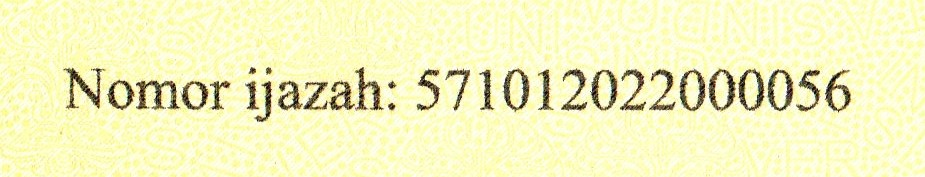
#> input picture CITRA DIGITAL4/01_HighQuality_Enhanced.jpg, 925 x 177 px
$ python Enhacement.py
#> lines starting #> are read from the running program, lines starting #| are printed output that depends on the picture
import cv2
import matplotlib.pyplot as plt
import numpy as np
from pathlib import Path

# ==========================================
# 1. KONFIGURASI FOLDER OUTPUT PERBANDINGAN
# ==========================================
folder_perbandingan = Path("hasil/perbandingan")
folder_perbandingan.mkdir(parents=True, exist_ok=True)

# ==========================================
# 2. DAFTAR LENGKAP SEMUA FILE GAMBAR (01 S.D 09)
# ==========================================
daftar_gambar = [
    "01_HighQuality_Enhanced.jpg",
    "02_LowContrast.jpg",
    "03_Blurred.jpg",
    "04_HighNoise.jpg",
    "05_LowResolution_Upsampled.jpg",
    "06_Faded_Underexposed.jpg",
    "07_ColorShift_WarmTint.jpg",
    "08_JPEGCompression_Artifacts.jpg",
    "09_CombinedDegradation.jpg",
]

beta_val = 40

# ==========================================
# 3. PROSES LOOPING OTOMATIS
# ==========================================
for img_path in daftar_gambar:
  if not Path(img_path).exists():
    print(f"File {img_path} tidak ditemukan di direktori, dilewati.")
    continue

  # Baca citra
  img_bgr = cv2.imread(img_path)
#> img_bgr is the input picture: shape (177, 925, 3); mean B, G, R 191.1, 241.7, 242.4
  nama_file = Path(img_path).stem
  img_gray = cv2.cvtColor(img_bgr, cv2.COLOR_BGR2GRAY)
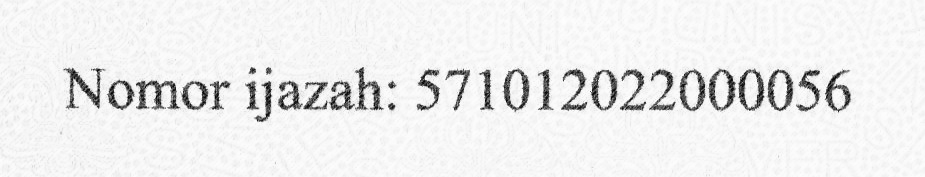
#> img_gray: shape (177, 925); min 1, max 254, mean 236.2

  # Implementasi Metode Enhancement
  img_brightness = cv2.convertScaleAbs(img_gray, alpha=1.0, beta=beta_val)
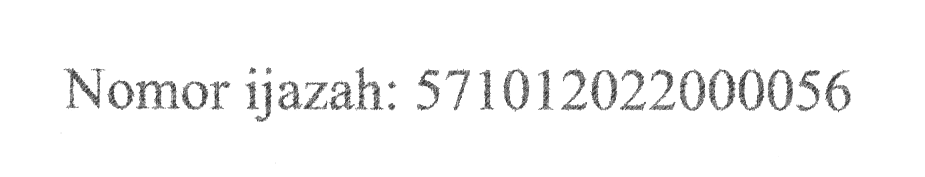
#> img_brightness: shape (177, 925); min 41, max 255, mean 247.1
  img_contrast = cv2.normalize(
      img_gray, None, alpha=0, beta=255, norm_type=cv2.NORM_MINMAX
  )
  img_eq = cv2.equalizeHist(img_gray)
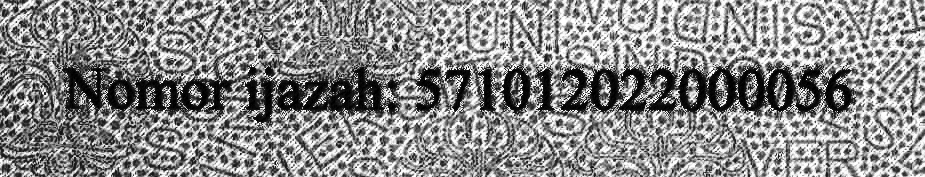
#> img_eq: shape (177, 925); min 0, max 255, mean 136.8

  # Buat Figure dengan Grid 4 Baris x 2 Kolom
  fig, axes = plt.subplots(4, 2, figsize=(12, 16))

  # Baris 1: Citra Asli & Histogramnya
  axes[0, 0].imshow(img_gray, cmap="gray")
  axes[0, 0].set_title("Citra Asli (Grayscale)")
  axes[0, 0].axis("off")

  axes[0, 1].hist(img_gray.ravel(), 256, [0, 256], color="black")
  axes[0, 1].set_title("Histogram Asli")
  axes[0, 1].set_xlim([0, 256])

  # Baris 2: Brightness Adjustment & Histogramnya
  axes[1, 0].imshow(img_brightness, cmap="gray")
  axes[1, 0].set_title(f"Brightness Adjustment (beta={beta_val})")
  axes[1, 0].axis("off")

  axes[1, 1].hist(img_brightness.ravel(), 256, [0, 256], color="black")
  axes[1, 1].set_title("Histogram Brightness Adjustment")
  axes[1, 1].set_xlim([0, 256])

  # Baris 3: Contrast Stretching & Histogramnya
  axes[2, 0].imshow(img_contrast, cmap="gray")
  axes[2, 0].set_title("Contrast Stretching")
  axes[2, 0].axis("off")

  axes[2, 1].hist(img_contrast.ravel(), 256, [0, 256], color="black")
  axes[2, 1].set_title("Histogram Contrast Stretching")
  axes[2, 1].set_xlim([0, 256])

  # Baris 4: Histogram Equalization & Histogramnya
  axes[3, 0].imshow(img_eq, cmap="gray")
  axes[3, 0].set_title("Histogram Equalization")
  axes[3, 0].axis("off")

  axes[3, 1].hist(img_eq.ravel(), 256, [0, 256], color="black")
  axes[3, 1].set_title("Histogram Equalization")
  axes[3, 1].set_xlim([0, 256])

  # Pengaturan Layout
  plt.suptitle(f"Perbandingan Enhancement - {nama_file}", fontsize=16, y=0.98)
  plt.tight_layout(rect=[0, 0, 1, 0.97])

  # Simpan hasil gabungan
  path_output = folder_perbandingan / f"{nama_file}_perbandingan.png"
  plt.savefig(str(path_output), dpi=150)
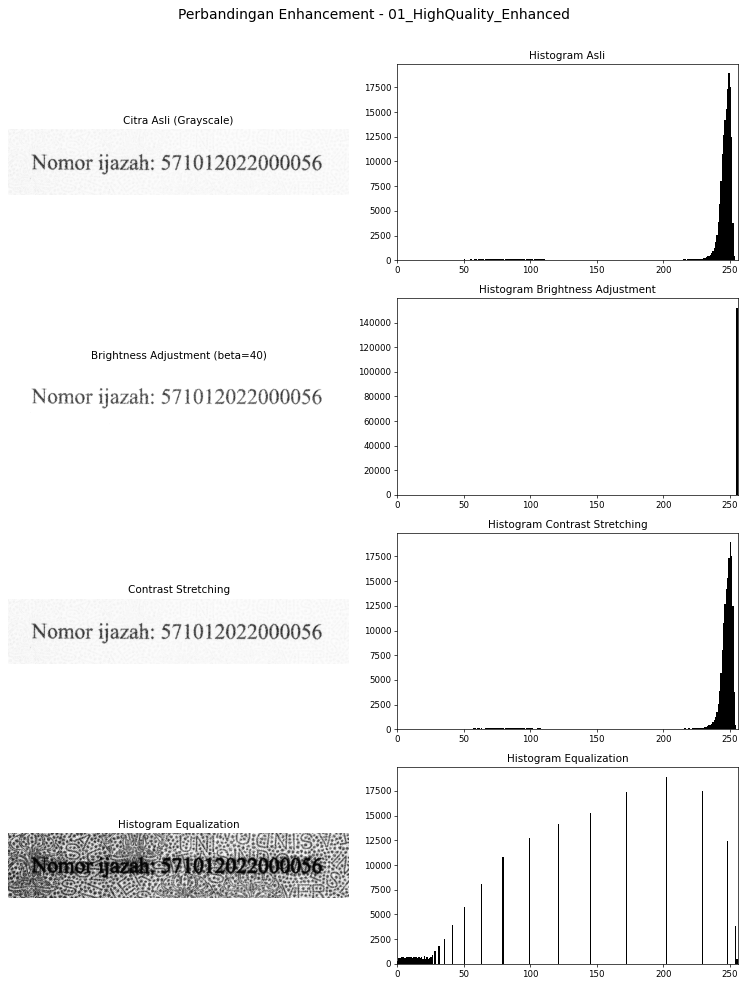
#> figure drawn by matplotlib, 8 panels; panel 2: tallest bar 18936 high, from x = 249 to 250; panel 4: tallest bar 152221 high, from x = 255 to 256; panel 6: tallest bar 18936 high, from x = 250 to 251; panel 8: tallest bar 18936 high, from x = 202 to 203
  plt.close()

  print(f"Berhasil membuat: {nama_file}_perbandingan.png")
#> pass 2 of the loop `for img_path in daftar_gambar:`:
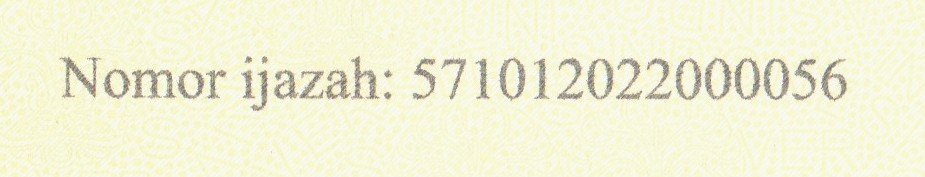
#> input picture CITRA DIGITAL4/02_LowContrast.jpg, 925 x 177 px
#> img_bgr is the input picture: shape (177, 925, 3); mean B, G, R 214.5, 241.8, 242.6
#> `img_eq = cv2.equalizeHist(img_gray)`:
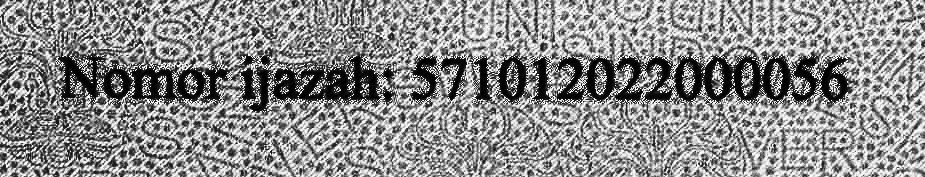
#> img_eq: shape (177, 925); min 0, max 255, mean 139.7
#> `plt.savefig(str(path_output), dpi=150)`:
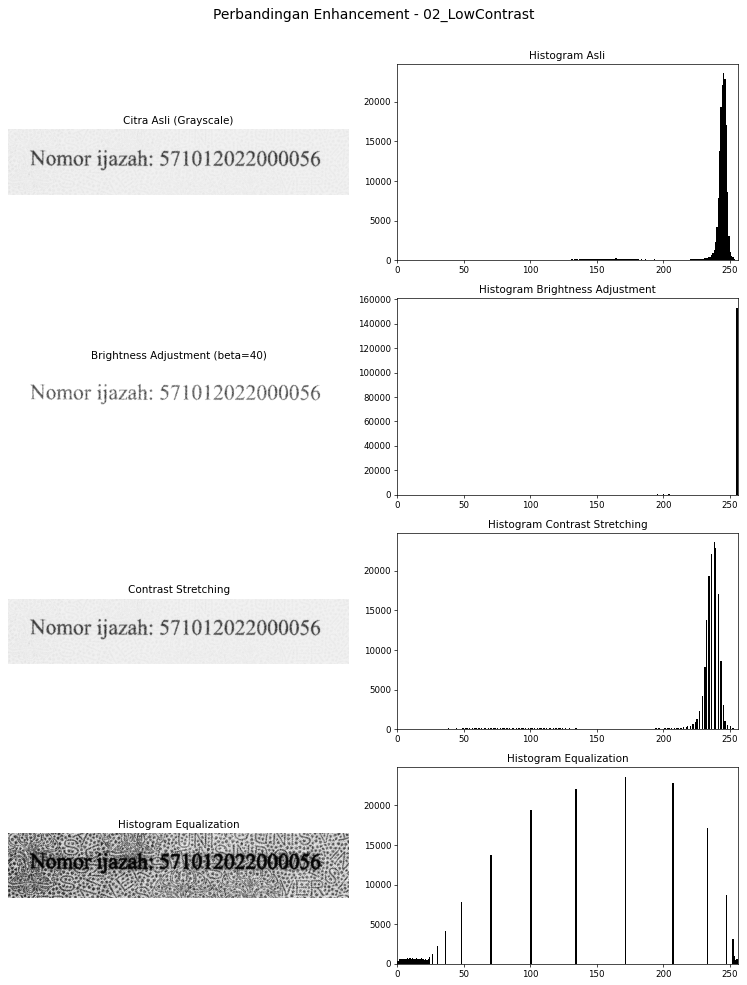
#> figure drawn by matplotlib, 8 panels; panel 2: tallest bar 23617 high, from x = 245 to 246; panel 4: tallest bar 153124 high, from x = 255 to 256; panel 6: tallest bar 23617 high, from x = 238 to 239; panel 8: tallest bar 23617 high, from x = 171 to 172
#> pass 3 of the loop `for img_path in daftar_gambar:`:
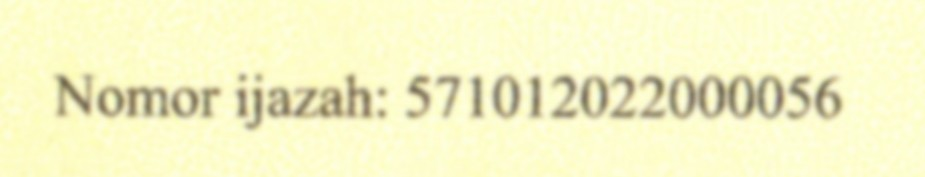
#> input picture CITRA DIGITAL4/03_Blurred.jpg, 925 x 177 px
#> img_bgr is the input picture: shape (177, 925, 3); mean B, G, R 198.5, 243.5, 244.7
#> `img_eq = cv2.equalizeHist(img_gray)`:
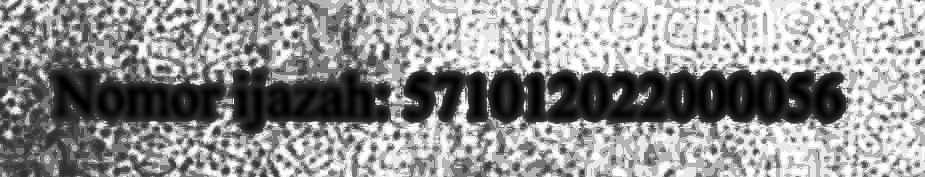
#> img_eq: shape (177, 925); min 0, max 255, mean 145.8
#> `plt.savefig(str(path_output), dpi=150)`:
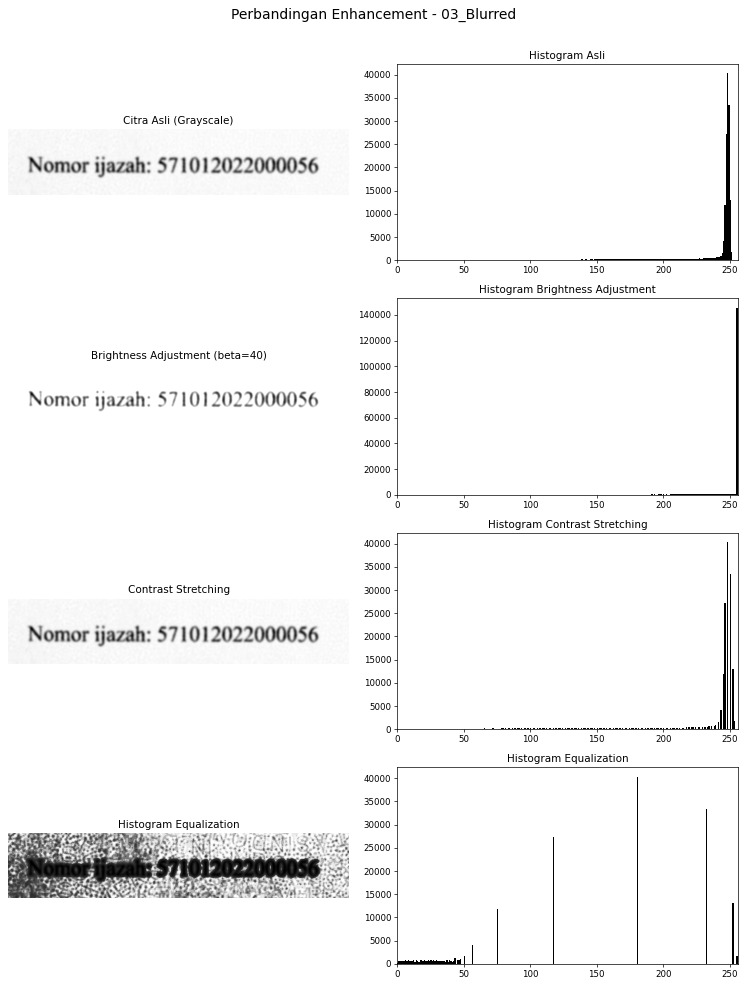
#> figure drawn by matplotlib, 8 panels; panel 2: tallest bar 40319 high, from x = 248 to 249; panel 4: tallest bar 145640 high, from x = 255 to 256; panel 6: tallest bar 40319 high, from x = 248 to 249; panel 8: tallest bar 40319 high, from x = 180 to 181
#> the loop made 9 passes; the first 3 are shown

print(
    "\nSelesai! Semua file perbandingan dari 01 sampai 09 berhasil dibuat di"
    " folder 'hasil/perbandingan'."
)
